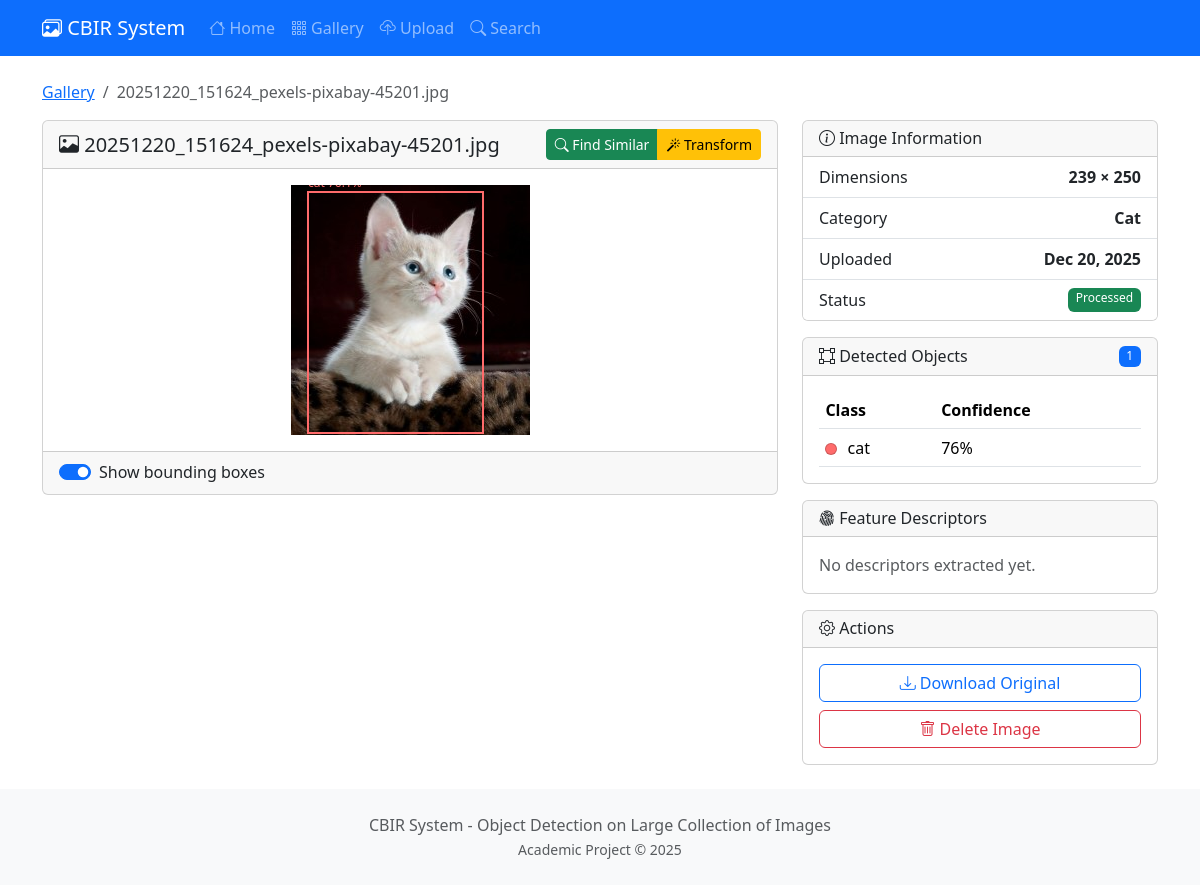
Screenshot of /image/50/ with the database file from the repository.
### core/models.py (models this page shows, shortened)
class Image(models.Model):
    file = models.ImageField(upload_to=image_upload_path)
    filename = models.CharField(max_length=255)
    category = models.CharField(max_length=100, null=True, blank=True)
    uploaded_at = models.DateTimeField(auto_now_add=True)
    width = models.IntegerField(default=0)
    height = models.IntegerField(default=0)
    file_size = models.IntegerField(default=0)  # in bytes
    features_extracted = models.BooleanField(default=False)
    feature_vector = models.BinaryField(null=True, blank=True)  # Serialized numpy array
    class Meta:
        ordering = ['-uploaded_at']
    @property
    def image(self):
        return self.file
    @property
    def original_filename(self):
        return self.filename
    @property
    def is_processed(self):
        return self.detected_objects.exists()

class DetectedObject(models.Model):
    image = models.ForeignKey(Image, on_delete=models.CASCADE, related_name='detected_objects')
    class_id = models.IntegerField()
    class_name = models.CharField(max_length=100)
    confidence = models.FloatField()
    x_min = models.IntegerField()
    y_min = models.IntegerField()
    x_max = models.IntegerField()
    y_max = models.IntegerField()
    feature_vector = models.BinaryField(null=True, blank=True)
    created_at = models.DateTimeField(auto_now_add=True)
    class Meta:
        ordering = ['-confidence']
    @property
    def bbox_x(self):
        return self.x_min
    @property
    def bbox_y(self):
        return self.y_min
    @property
    def bbox_width(self):
        return self.x_max - self.x_min
    @property
    def bbox_height(self):
        return self.y_max - self.y_min
    @property
    def color(self):
        colors = [
            '#FF6B6B', '#4ECDC4', '#45B7D1', '#96CEB4', '#FFEAA7',
            '#DDA0DD', '#98D8C8', '#F7DC6F', '#BB8FCE', '#85C1E9',
            '#F8B500', '#00CED1', '#FF69B4', '#32CD32', '#FF4500'
        ]
        return colors[self.class_id % len(colors)]

### core/views.py (the view)
# urls.py: path('image/<int:pk>/', views.ImageDetailView.as_view(), name='image_detail'),
class ImageDetailView(DetailView):
    model = Image
    template_name = 'core/image_detail.html'
    context_object_name = 'image'
    def get_context_data(self, **kwargs):
        context = super().get_context_data(**kwargs)
        context['detected_objects'] = self.object.detected_objects.all()
        context['descriptors'] = Descriptor.objects.filter(
            detected_object__image=self.object
        )
        return context

### templates/core/image_detail.html (shortened to what this page needs)
{% extends 'core/base.html' %}
{% block content %}
<nav aria-label="breadcrumb" class="mb-3">
    <ol class="breadcrumb">
        <li class="breadcrumb-item"><a href="{% url 'core:gallery' %}">Gallery</a></li>
        <li class="breadcrumb-item active">{{ image.original_filename }}</li>
    </ol>
</nav>
<div class="row">
    <div class="col-lg-8">
        <div class="card mb-4">
            <div class="card-header d-flex justify-content-between align-items-center">
                <h5 class="mb-0"><i class="bi bi-image"></i> {{ image.original_filename }}</h5>
                <div class="btn-group btn-group-sm">
                    <a href="{% url 'core:search_by_image' image.id %}" class="btn btn-success">
                        <i class="bi bi-search"></i> Find Similar
                    </a>
                    <a href="{% url 'core:transform' image.id %}" class="btn btn-warning">
                        <i class="bi bi-magic"></i> Transform
                    </a>
                </div>
            </div>
            <div class="card-body text-center">
                <div class="position-relative d-inline-block">
                    <img src="{{ image.image.url }}" class="img-fluid" id="mainImage" alt="{{ image.original_filename }}">
                </div>
            </div>
            <div class="card-footer">
                <div class="form-check form-switch">
                    <input class="form-check-input" type="checkbox" id="showBoxes" checked>
                    <label class="form-check-label" for="showBoxes">Show bounding boxes</label>
                </div>
            </div>
        </div>
    </div>
    <div class="col-lg-4">
        <div class="card mb-3">
            <div class="card-header">
                <h6 class="mb-0"><i class="bi bi-info-circle"></i> Image Information</h6>
            </div>
            <ul class="list-group list-group-flush">
                <li class="list-group-item d-flex justify-content-between">
                    <span>Dimensions</span>
                    <strong>{{ image.width }} × {{ image.height }}</strong>
                </li>
                <li class="list-group-item d-flex justify-content-between">
                    <span>Category</span>
                    <strong>{{ image.category|default:"Not set"|title }}</strong>
                </li>
                <li class="list-group-item d-flex justify-content-between">
                    <span>Uploaded</span>
                    <strong>{{ image.uploaded_at|date:"M d, Y" }}</strong>
                </li>
                <li class="list-group-item d-flex justify-content-between">
                    <span>Status</span>
                    {% if image.is_processed %}
                    <span class="badge bg-success">Processed</span>
                    {% else %}
                    <span class="badge bg-warning">Pending</span>
                    {% endif %}
                </li>
            </ul>
        </div>
        <div class="card mb-3">
            <div class="card-header d-flex justify-content-between align-items-center">
                <h6 class="mb-0"><i class="bi bi-bounding-box"></i> Detected Objects</h6>
                <span class="badge bg-primary">{{ detected_objects|length }}</span>
            </div>
            <div class="card-body" style="max-height: 250px; overflow-y: auto;">
                {% if detected_objects %}
                <table class="table table-sm table-hover mb-0">
                    <thead>
                        <tr>
                            <th>Class</th>
                            <th>Confidence</th>
                        </tr>
                    </thead>
                    <tbody>
                        {% for obj in detected_objects %}
                        <tr class="object-row" data-bbox="{{ obj.bbox_x }},{{ obj.bbox_y }},{{ obj.bbox_width }},{{ obj.bbox_height }}">
                            <td>
                                <span class="color-dot" style="background-color: {{ obj.color }};"></span>
                                {{ obj.class_name }}
                            </td>
                            <td>{% widthratio obj.confidence 1 100 %}%</td>
                        </tr>
                        {% endfor %}
                    </tbody>
                </table>
                {% else %}
                <p class="text-muted mb-0">No objects detected.</p>
                {% endif %}
            </div>
        </div>
        <div class="card mb-3">
            <div class="card-header">
                <h6 class="mb-0"><i class="bi bi-fingerprint"></i> Feature Descriptors</h6>
            </div>
            <div class="card-body">
                {% if descriptors %}
                <div class="row g-2">
                    {% for desc in descriptors %}
                    <div class="col-6">
                        <div class="border rounded p-2 text-center">
                            <small class="text-muted d-block">{{ desc.descriptor_type }}</small>
                            <strong>{{ desc.data|length }} dims</strong>
                        </div>
                    </div>
                    {% endfor %}
                </div>
                {% else %}
                <p class="text-muted mb-0">No descriptors extracted yet.</p>
                {% endif %}
            </div>
        </div>
        <div class="card">
            <div class="card-header">
                <h6 class="mb-0"><i class="bi bi-gear"></i> Actions</h6>
            </div>
            <div class="card-body">
                <div class="d-grid gap-2">
                    <a href="{{ image.image.url }}" class="btn btn-outline-primary" download>
                        <i class="bi bi-download"></i> Download Original
                    </a>
                    <button class="btn btn-outline-danger" onclick="deleteImage()">
                        <i class="bi bi-trash"></i> Delete Image
                    </button>
                </div>
            </div>
        </div>
    </div>
</div>
{% endblock %}

### static/css/style.css (style rules this page uses)
body { min-height: 100vh; display: flex; flex-direction: column; }
.color-dot { display: inline-block; width: 12px; height: 12px; border-radius: 50%; margin-right: 6px; vertical-align: middle; border: 1px solid rgba(0, 0, 0, 0.2); }
.object-row { cursor: pointer; transition: background-color 0.2s ease; }
.badge { font-weight: 500; }
.table-sm td, .table-sm th { padding: 0.4rem; }

### rows the page displays
Image: original_filename "20251220_151624_pexels-pixabay-45201.jpg", image (picture), width "239", height "250", category "Cat", uploaded_at "Dec 20, 2025"
DetectedObject: class_name "cat", confidence "76"

### other values shown
{{ detected_objects|length }} "1"
